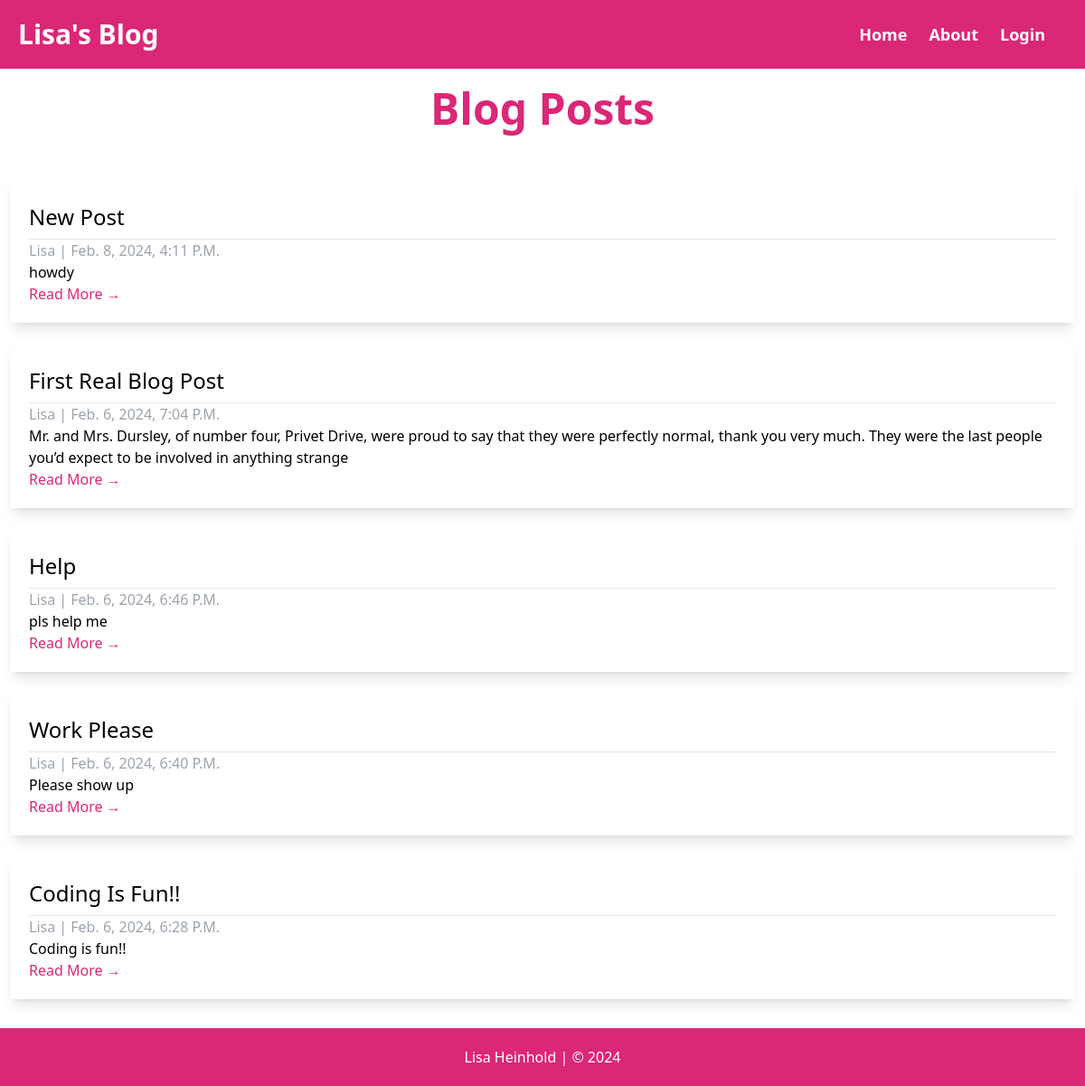
Before: / with the older database file.
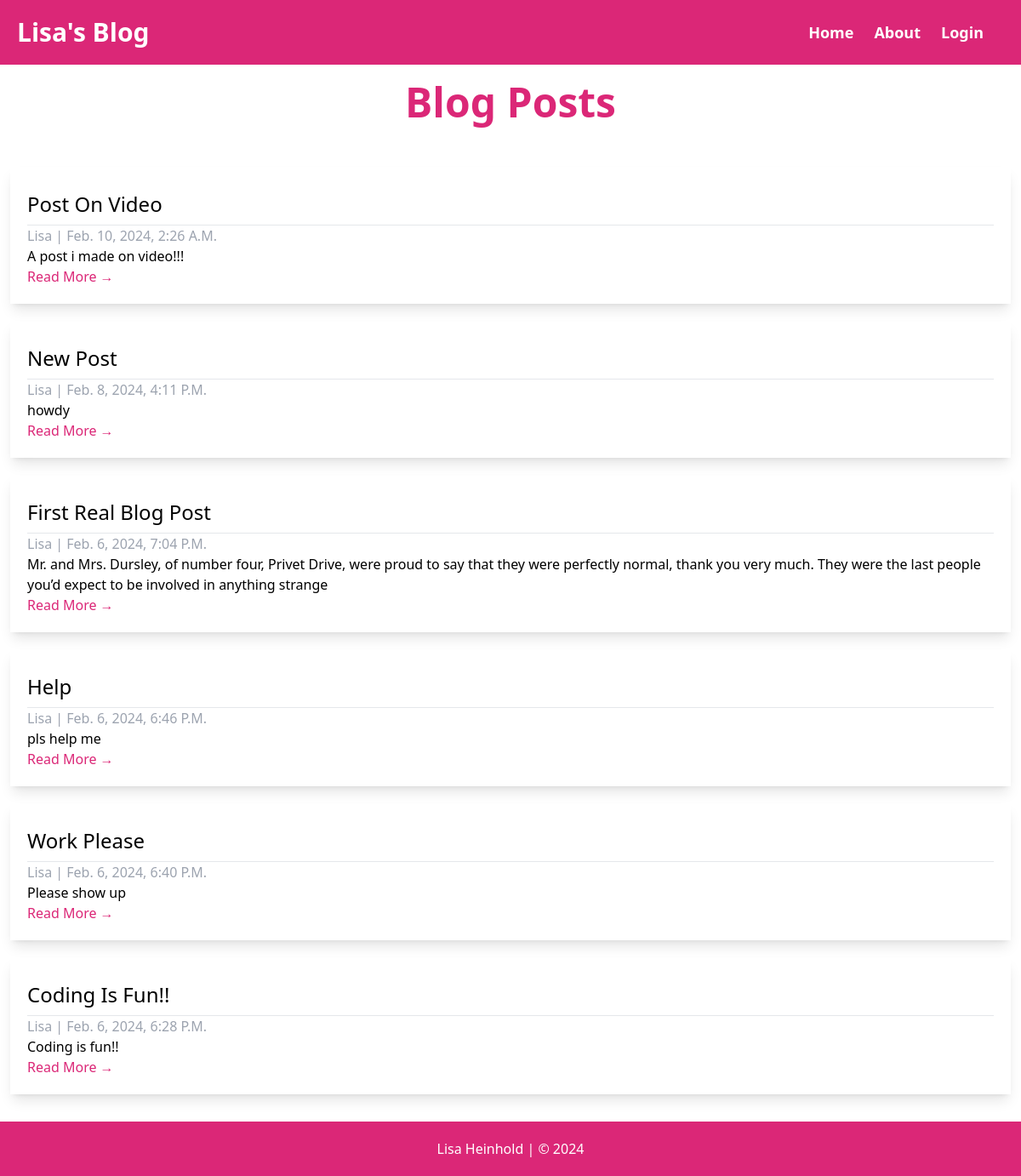
After: the same page with the newer database file.
### app/models.py (models this page shows, shortened)
class Post(models.Model):
    title = models.CharField(max_length=200, unique=True)
    slug = models.SlugField(max_length=200, unique=True)
    author = models.ForeignKey(User, on_delete=models.CASCADE, related_name="blog_posts")
    created_on = models.DateTimeField(auto_now_add=True)
    updated_on = models.DateTimeField(auto_now=True)
    content = models.TextField()
    status = models.IntegerField(choices=STATUS, default=0)
    class Meta:
        ordering = ["-created_on"]

### app/views.py (the view)
# urls.py: path('', views.PostList.as_view(), name='home'),
class PostList(generic.ListView):
    queryset = Post.objects.filter(status=1).order_by('-created_on')
    template_name = 'index.html'
    context_object_name = 'posts'

### templates/index.html
{% extends "base.html" %}
{% block content %}
<header><h1 class="text-5xl text-center p-5 font-bold text-pink-600">Blog Posts</h1></header>
<div id="container">
    <div id="row" class="p-3">
        {% for post in posts %}
        <div id="card" class=" flex m-5 p-5 shadow-lg max-w-7xl flex-col mx-auto">
            <h2 class="text-2xl capitalize py-2">{{ post.title }}</h2>
            <hr>
            <p class="text-gray-400 capitalize">{{ post.author }} | {{ post.created_on }}</p>
            <p>{{ post.content|slice:":200" }}</p>
            <a href="{% url 'post_detail' post.slug %}" class="text-pink-600">Read More &rarr;</a>
        </div>
        {% endfor %}
    </div>
</div>
{% endblock %}

### templates/base.html (shortened to what this page needs)
{% load static tailwind_tags %}
<!DOCTYPE html>
<html lang="en">
<head>
    {% tailwind_css %}
</head>
<body>
    <nav>
        <div id="nav" class="flex justify-between items-center p-5 bg-pink-600 text-white">
            <a href="{% url 'home' %}" class="font-bold text-3xl">Lisa's Blog</a>
            <div id="responsive-nav">
                <ul class="flex justify-around items-center"">
                    <li class="mr-6 font-semibold text-lg"><a href="{% url 'home' %}">Home</a></li>
                    <li class="mr-6 font-semibold text-lg"><a href="{% url 'home' %}">About</a></li>
                    <li class="mr-6 font-semibold text-lg"><a href="{% url 'admin:index' %}">Login</a></li>
                </ul>
            </div>
        </div>
    </nav>
    {% block content %}{% endblock %}
    <footer class="bg-pink-600 text-white p-5 text-center">
        <p>Lisa Heinhold | &copy; 2024</p>
    </footer>
</body>
</html>

Changed rows visible on the page:
added Post: title "Post On Video", author "Lisa", created_on "Feb. 10, 2024, 2:26 A.m.", content "A post i made on video!!!"
